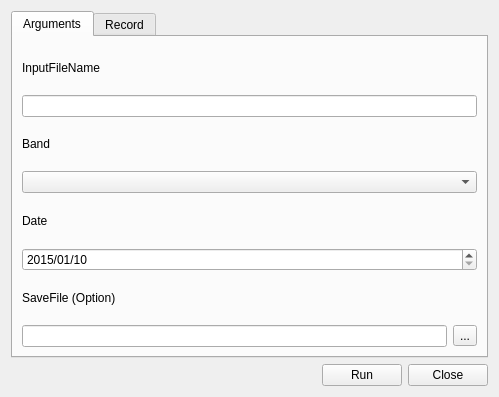
<?xml version="1.0" encoding="UTF-8"?>
<ui version="4.0">
 <class>SingleProcess</class>
 <widget class="QWidget" name="SingleProcess">
  <property name="geometry">
   <rect>
    <x>0</x>
    <y>0</y>
    <width>499</width>
    <height>397</height>
   </rect>
  </property>
  <property name="windowTitle">
   <string>Single Process Widget</string>
  </property>
  <layout class="QGridLayout" name="gridLayout">
   <item row="1" column="0">
    <spacer name="horizontalSpacer">
     <property name="orientation">
      <enum>Qt::Horizontal</enum>
     </property>
     <property name="sizeHint" stdset="0">
      <size>
       <width>40</width>
       <height>20</height>
      </size>
     </property>
    </spacer>
   </item>
   <item row="1" column="1">
    <widget class="QPushButton" name="pushButtonRun">
     <property name="text">
      <string>Run</string>
     </property>
    </widget>
   </item>
   <item row="1" column="2">
    <widget class="QPushButton" name="pushButtonClose">
     <property name="text">
      <string>Close</string>
     </property>
    </widget>
   </item>
   <item row="0" column="0" colspan="3">
    <widget class="QTabWidget" name="tabWidget">
     <property name="currentIndex">
      <number>0</number>
     </property>
     <widget class="QWidget" name="tabArgument">
      <attribute name="title">
       <string>Arguments</string>
      </attribute>
      <layout class="QGridLayout" name="gridLayout_3">
       <item row="5" column="0">
        <widget class="QLabel" name="label_4">
         <property name="text">
          <string>Date</string>
         </property>
        </widget>
       </item>
       <item row="3" column="0">
        <widget class="QLabel" name="label_2">
         <property name="text">
          <string>Band</string>
         </property>
        </widget>
       </item>
       <item row="1" column="0">
        <widget class="QLabel" name="label">
         <property name="text">
          <string>InputFileName</string>
         </property>
        </widget>
       </item>
       <item row="8" column="0" colspan="2">
        <widget class="QLabel" name="label_3">
         <property name="text">
          <string>SaveFile (Option)</string>
         </property>
        </widget>
       </item>
       <item row="9" column="3">
        <widget class="QToolButton" name="toolButton">
         <property name="text">
          <string>...</string>
         </property>
        </widget>
       </item>
       <item row="9" column="0" colspan="3">
        <widget class="QLineEdit" name="lineEditSavePath"/>
       </item>
       <item row="7" column="0" colspan="4">
        <widget class="QDateEdit" name="dateEdit">
         <property name="maximumDate">
          <date>
           <year>2017</year>
           <month>12</month>
           <day>31</day>
          </date>
         </property>
         <property name="minimumDate">
          <date>
           <year>2015</year>
           <month>1</month>
           <day>1</day>
          </date>
         </property>
         <property name="displayFormat">
          <string>yyyy/MM/dd</string>
         </property>
         <property name="date">
          <date>
           <year>2015</year>
           <month>1</month>
           <day>10</day>
          </date>
         </property>
        </widget>
       </item>
       <item row="4" column="0" colspan="4">
        <widget class="QComboBox" name="comboBoxOutBand"/>
       </item>
       <item row="2" column="0" colspan="4">
        <widget class="QLineEdit" name="lineEditloadedImage">
         <property name="readOnly">
          <bool>true</bool>
         </property>
        </widget>
       </item>
      </layout>
     </widget>
     <widget class="QWidget" name="tabRecord">
      <attribute name="title">
       <string>Record</string>
      </attribute>
      <layout class="QGridLayout" name="gridLayout_2">
       <item row="0" column="0">
        <widget class="QTextBrowser" name="textBrowserSingleP"/>
       </item>
      </layout>
     </widget>
    </widget>
   </item>
  </layout>
 </widget>
 <resources/>
 <connections>
  <connection>
   <sender>pushButtonClose</sender>
   <signal>clicked()</signal>
   <receiver>SingleProcess</receiver>
   <slot>close()</slot>
   <hints>
    <hint type="sourcelabel">
     <x>448</x>
     <y>372</y>
    </hint>
    <hint type="destinationlabel">
     <x>249</x>
     <y>198</y>
    </hint>
   </hints>
  </connection>
 </connections>
</ui>
